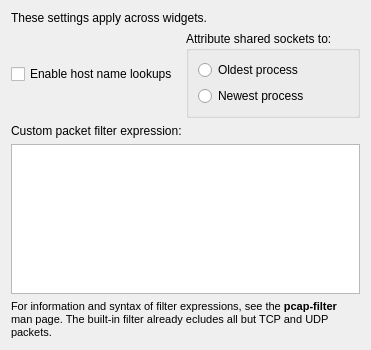
<?xml version="1.0" encoding="UTF-8"?>
<ui version="4.0">
 <class>GlobalSettings</class>
 <widget class="QWidget" name="GlobalSettings">
  <property name="geometry">
   <rect>
    <x>0</x>
    <y>0</y>
    <width>371</width>
    <height>350</height>
   </rect>
  </property>
  <property name="windowTitle">
   <string>Form</string>
  </property>
  <layout class="QVBoxLayout" name="verticalLayout">
   <item>
    <widget class="QLabel" name="globalSettingsLabel">
     <property name="text">
      <string>These settings apply across widgets.</string>
     </property>
    </widget>
   </item>
   <item>
    <layout class="QHBoxLayout" name="topHorizontalLayout">
     <item>
      <widget class="QCheckBox" name="hostNameLookupCheckBox">
       <property name="toolTip">
        <string>Turn on or off name lookups of remote hosts. Enabling this will cause your computer to emit more DNS queries.</string>
       </property>
       <property name="text">
        <string>Enable host name lookups</string>
       </property>
      </widget>
     </item>
     <item>
      <widget class="KButtonGroup" name="sharedSocketsButtonGroup">
       <property name="toolTip">
        <string>If sockets are shared by processes, choose whether traffic is attributed to the oldest or newest process in the group.</string>
       </property>
       <property name="title">
        <string>Attribute shared sockets to:</string>
       </property>
       <layout class="QVBoxLayout" name="verticalLayout_2">
        <item>
         <widget class="QRadioButton" name="oldestProcessRadioButton">
          <property name="text">
           <string>Oldest process</string>
          </property>
         </widget>
        </item>
        <item>
         <widget class="QRadioButton" name="newestProcessRadioButton">
          <property name="text">
           <string>Newest process</string>
          </property>
         </widget>
        </item>
       </layout>
      </widget>
     </item>
    </layout>
   </item>
   <item>
    <widget class="QLabel" name="filterTitleLabel">
     <property name="text">
      <string>Custom packet filter expression:</string>
     </property>
     <property name="buddy">
      <cstring>filterTextEdit</cstring>
     </property>
    </widget>
   </item>
   <item>
    <widget class="KTextEdit" name="filterTextEdit">
     <property name="sizePolicy">
      <sizepolicy hsizetype="Expanding" vsizetype="Expanding">
       <horstretch>0</horstretch>
       <verstretch>0</verstretch>
      </sizepolicy>
     </property>
     <property name="toolTip">
      <string>&lt;!DOCTYPE HTML PUBLIC &quot;-//W3C//DTD HTML 4.0//EN&quot; &quot;http://www.w3.org/TR/REC-html40/strict.dtd&quot;&gt;
&lt;html&gt;&lt;head&gt;&lt;meta name=&quot;qrichtext&quot; content=&quot;1&quot; /&gt;&lt;style type=&quot;text/css&quot;&gt;
p, li { white-space: pre-wrap; }
&lt;/style&gt;&lt;/head&gt;&lt;body style=&quot; font-family:'DejaVu Sans'; font-size:8pt; font-weight:400; font-style:normal;&quot;&gt;
&lt;p style=&quot; margin-top:0px; margin-bottom:0px; margin-left:0px; margin-right:0px; -qt-block-indent:0; text-indent:0px;&quot;&gt;Enter a custom filter expression in &lt;span style=&quot; font-weight:600;&quot;&gt;pcap&lt;/span&gt; syntax. For example, &quot;port 80&quot; would show only traffic to or from the default web port.&lt;/p&gt;&lt;/body&gt;&lt;/html&gt;</string>
     </property>
    </widget>
   </item>
   <item>
    <widget class="QLabel" name="filterDescriptionLabel">
     <property name="text">
      <string>&lt;!DOCTYPE HTML PUBLIC &quot;-//W3C//DTD HTML 4.0//EN&quot; &quot;http://www.w3.org/TR/REC-html40/strict.dtd&quot;&gt;
&lt;html&gt;&lt;head&gt;&lt;meta name=&quot;qrichtext&quot; content=&quot;1&quot; /&gt;&lt;style type=&quot;text/css&quot;&gt;
p, li { white-space: pre-wrap; }
&lt;/style&gt;&lt;/head&gt;&lt;body style=&quot; font-family:'DejaVu Sans'; font-size:8pt; font-weight:400; font-style:normal;&quot;&gt;
&lt;p style=&quot; margin-top:0px; margin-bottom:0px; margin-left:0px; margin-right:0px; -qt-block-indent:0; text-indent:0px;&quot;&gt;For information and syntax of filter expressions, see the &lt;span style=&quot; font-weight:600;&quot;&gt;pcap-filter&lt;/span&gt; man page. The built-in filter already ecludes all but TCP and UDP packets.&lt;/p&gt;&lt;/body&gt;&lt;/html&gt;</string>
     </property>
     <property name="wordWrap">
      <bool>true</bool>
     </property>
    </widget>
   </item>
  </layout>
 </widget>
 <customwidgets>
  <customwidget>
   <class>KButtonGroup</class>
   <extends>QGroupBox</extends>
   <header>kbuttongroup.h</header>
   <container>1</container>
  </customwidget>
  <customwidget>
   <class>KTextEdit</class>
   <extends>QTextEdit</extends>
   <header>ktextedit.h</header>
  </customwidget>
 </customwidgets>
 <tabstops>
  <tabstop>hostNameLookupCheckBox</tabstop>
  <tabstop>newestProcessRadioButton</tabstop>
  <tabstop>filterTextEdit</tabstop>
 </tabstops>
 <resources/>
 <connections/>
</ui>
